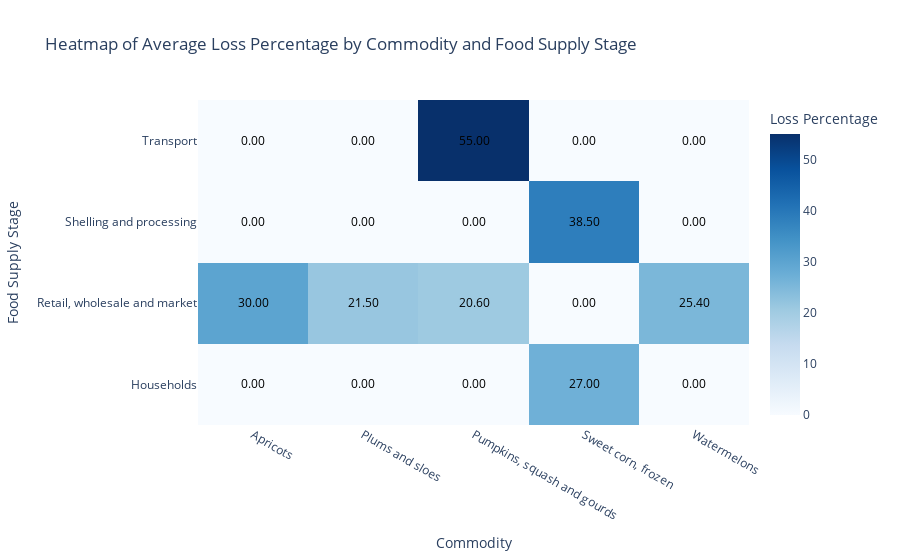

The notebook cell saved with this chart:
### Code cell
# Heatmap for average loss percentage by commodity and stage with lighter colors and values
fig = px.density_heatmap(melted_pivot, x='commodity', y='food_supply_stage', z='loss_percentage',
                         color_continuous_scale='Blues', title='Heatmap of Average Loss Percentage by Commodity and Food Supply Stage',
                         labels={'commodity': 'Commodity', 'food_supply_stage': 'Food Supply Stage', 'loss_percentage': 'Average Loss Percentage'})

# Update layout for lighter colors and add annotations
fig.update_layout(coloraxis_colorbar=dict(title='Loss Percentage'))
fig.update_traces(texttemplate='%{z:.2f}', textfont_size=12, textfont_color='black', hovertemplate='Commodity: %{x}<br>Stage: %{y}<br>Loss Percentage: %{z:.2f}')

fig.show()

### Figure 1 — Plotly figure (JSON) as saved in the notebook; plotly's stock layout.template omitted (floating-point values rounded to 4 significant figures)
{"data": [{"coloraxis": "coloraxis", "histfunc": "sum", "hovertemplate": "Commodity: %{x}<br>Stage: %{y}<br>Loss Percentage: %{z:.2f}", "name": "", "textfont": {"color": "black", "size": 12}, "texttemplate": "%{z:.2f}", "type": "histogram2d", "x": ["Apricots", "Apricots", "Apricots", "Apricots", "Plums and sloes", "Plums and sloes", "Plums and sloes", "Plums and sloes", "Pumpkins, squash and gourds", "Pumpkins, squash and gourds", "Pumpkins, squash and gourds", "Pumpkins, squash and gourds", "Sweet corn, frozen", "Sweet corn, frozen", "Sweet corn, frozen", "Sweet corn, frozen", "Watermelons", "Watermelons", "Watermelons", "Watermelons"], "xaxis": "x", "xbingroup": "x", "y": ["Households", "Retail, wholesale and market", "Shelling and processing", "Transport", "Households", "Retail, wholesale and market", "Shelling and processing", "Transport", "Households", "Retail, wholesale and market", "Shelling and processing", "Transport", "Households", "Retail, wholesale and market", "Shelling and processing", "Transport", "Households", "Retail, wholesale and market", "Shelling and processing", "Transport"], "yaxis": "y", "ybingroup": "y", "z": [null, 30, null, null, null, 21.5, null, null, null, 20.6, null, 55, 27, null, 38.5, null, null, 25.4, null, null]}], "layout": {"coloraxis": {"colorbar": {"title": {"text": "Loss Percentage"}}, "colorscale": [[0, "rgb(247,251,255)"], [0.125, "rgb(222,235,247)"], [0.25, "rgb(198,219,239)"], [0.375, "rgb(158,202,225)"], [0.5, "rgb(107,174,214)"], [0.625, "rgb(66,146,198)"], [0.75, "rgb(33,113,181)"], [0.875, "rgb(8,81,156)"], [1, "rgb(8,48,107)"]]}, "legend": {"tracegroupgap": 0}, "title": {"text": "Heatmap of Average Loss Percentage by Commodity and Food Supply Stage"}, "xaxis": {"anchor": "y", "domain": [0, 1], "title": {"text": "Commodity"}}, "yaxis": {"anchor": "x", "domain": [0, 1], "title": {"text": "Food Supply Stage"}}}}
